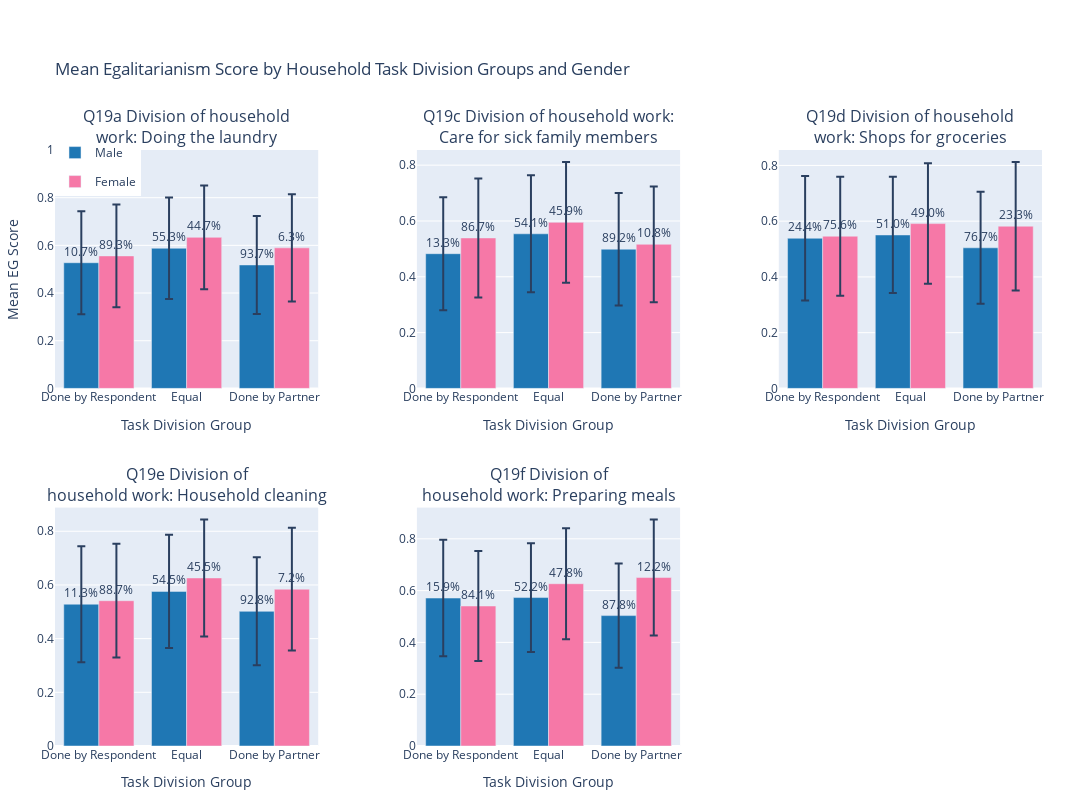

This figure's notebook cell:
### Code cell
div_vars = ['DIV_HH_LAUND', 'DIV_HH_CARE', 'DIV_HH_GROC', 'DIV_HH_CLEAN', 'DIV_HH_COOK']

def categorize_div_hh(value):
    """Categorize DIV_HH variable into: Done by Respondent, Done by Partner, or Equal"""
    if pd.isna(value):
        return None
    value_str = str(value).strip()
    
    if value_str in ['Always respondent', 'Usually respondent']:
        return 'Done by Respondent'
    elif value_str in ['Always partner', 'Usually partner']:
        return 'Done by Partner'
    elif value_str == 'About equal':
        return 'Equal'
    else:
        return None

analysis_data = composite_data[
    (composite_data['eg_score_norm'].notna()) &
    (composite_data[div_vars].notna().any(axis=1))
].copy()

for var in div_vars:
    analysis_data[f'{var}_group'] = analysis_data[var].apply(categorize_div_hh)

subplot_titles = [format_title(cols_question_mapping.get(var, var)) for var in div_vars]
fig = make_subplots(
    rows=2, cols=3,
    subplot_titles=subplot_titles,
    horizontal_spacing=0.10,
    vertical_spacing=0.20
)

legend_seen = set()

group_colors = {
    'Done by Respondent': '#2E86AB',
    'Done by Partner': '#A23B72',
    'Equal': '#F18F01'
}
for idx, var in enumerate(div_vars):
    if idx < 3:
        row = 1
        col = idx + 1
    else:
        row = 2
        col = idx - 2
    
    var_data = analysis_data[
        (analysis_data[f'{var}_group'].notna()) &
        (analysis_data['eg_score_norm'].notna()) &
        (analysis_data['sex'].isin(['Male', 'Female']))
    ].copy()
    
    if len(var_data) == 0:
        continue
    
    group_stats = var_data.groupby([f'{var}_group', 'sex'])['eg_score_norm'].agg([
        'mean', 'std', 'count'
    ]).reset_index()
    group_stats.columns = ['group', 'sex', 'mean_eg_score', 'std_eg_score', 'count']
    
    total_count = group_stats['count'].sum()
    group_stats['percentage'] = (group_stats['count'] / total_count) * 100
    
    for grp in group_stats['group'].unique():
        grp_total = group_stats[group_stats['group'] == grp]['count'].sum()
        if grp_total > 0:
            group_stats.loc[group_stats['group'] == grp, 'percentage_within_group'] = (
                group_stats.loc[group_stats['group'] == grp, 'count'] / grp_total * 100
            )
        else:
            group_stats.loc[group_stats['group'] == grp, 'percentage_within_group'] = 0
    
    group_order = ['Done by Respondent', 'Equal', 'Done by Partner']
    group_stats = group_stats[group_stats['group'].isin(group_order)]
    group_stats['group'] = pd.Categorical(group_stats['group'], categories=group_order, ordered=True)
    group_stats = group_stats.sort_values(['group', 'sex'])
    
    gender_colors = {
        'Male': '#1f77b4',
        'Female': '#f678a7'
    }
    
    for sex in ['Male', 'Female']:
        sex_data = group_stats[group_stats['sex'] == sex]
        if len(sex_data) == 0:
            continue

        show_legend = sex not in legend_seen
        if show_legend:
            legend_seen.add(sex)

        fig.add_trace(
            go.Bar(
                x=sex_data['group'],
                y=sex_data['mean_eg_score'],
                name=sex,
                showlegend=show_legend,
                legendgroup=sex,
                marker_color=gender_colors[sex],
                error_y=dict(
                    type='data',
                    array=sex_data['std_eg_score'],
                    visible=True
                ),
                text=[f"{p:.1f}%" for p in sex_data['percentage_within_group']],
                textposition='outside',
                hovertemplate=f'<b>{sex} - %{{x}}</b><br>Mean EG Score: %{{y:.3f}}<br>Std: %{{customdata[0]:.3f}}<br>Percentage (within group): %{{customdata[3]:.1f}}%<br>Count: %{{customdata[1]:d}}<extra></extra>',
                customdata=sex_data[['std_eg_score', 'count', 'percentage', 'percentage_within_group']].values
            ),
            row=row, col=col
        )
    
    fig.update_xaxes(title_text="Task Division Group", row=row, col=col, tickangle=0)
    if idx == 0:
        fig.update_yaxes(title_text="Mean EG Score", row=row, col=col)

fig.update_layout(
    title_text=format_title("Mean Egalitarianism Score by Household Task Division Groups and Gender", max_words=100),
    height=800,
    width=2000,
    barmode='group',
    showlegend=True,
    legend=dict(yanchor="top", y=1.02, xanchor="left", x=0),
    yaxis=dict(range=[0, 1]),
    margin=dict(t=150, b=50, l=50, r=50)
)

fig.write_html('images/interactive/div_hh_groups_eg_score.html')
fig.write_image('images/static/div_hh_groups_eg_score.png', width=2000, height=800, scale=2)

print("✓ DIV_HH groups vs EG score plots created")
print(f"✓ Saved: images/static/div_hh_groups_eg_score.png")
print(f"✓ Saved: images/interactive/div_hh_groups_eg_score.html")

print("\n=== Summary Statistics: Mean EG Score by Task Division Group and Gender ===")
for var in div_vars:
    var_data = analysis_data[
        (analysis_data[f'{var}_group'].notna()) &
        (analysis_data['eg_score_norm'].notna()) &
        (analysis_data['sex'].isin(['Male', 'Female']))
    ].copy()
    
    if len(var_data) > 0:
        summary = var_data.groupby([f'{var}_group', 'sex'])['eg_score_norm'].agg([
            'mean', 'std', 'count'
        ]).round(3)
        print(f"\n{cols_question_mapping.get(var, var)}:")
        print(summary)

fig.show()

### Figure 1 — Plotly figure (JSON) as saved in the notebook; plotly's stock layout.template omitted (floating-point values rounded to 4 significant figures)
{"data": [{"customdata": [[0.2163, 4804.0, 5.238, 10.68], [0.2126, 7138.0, 7.782, 55.29], [0.2057, 31670.0, 34.53, 93.68]], "error_y": {"array": [0.2163, 0.2126, 0.2057], "type": "data", "visible": true}, "hovertemplate": "<b>Male - %{x}</b><br>Mean EG Score: %{y:.3f}<br>Std: %{customdata[0]:.3f}<br>Percentage (within group): %{customdata[3]:.1f}%<br>Count: %{customdata[1]:d}<extra></extra>", "legendgroup": "Male", "marker": {"color": "#1f77b4"}, "name": "Male", "showlegend": true, "text": ["10.7%", "55.3%", "93.7%"], "textposition": "outside", "type": "bar", "x": ["Done by Respondent", "Equal", "Done by Partner"], "xaxis": "x", "y": [0.5272, 0.5879, 0.5178], "yaxis": "y"}, {"customdata": [[0.2155, 40200.0, 43.82, 89.32], [0.2175, 5773.0, 6.294, 44.71], [0.2254, 2138.0, 2.331, 6.324]], "error_y": {"array": [0.2155, 0.2175, 0.2254], "type": "data", "visible": true}, "hovertemplate": "<b>Female - %{x}</b><br>Mean EG Score: %{y:.3f}<br>Std: %{customdata[0]:.3f}<br>Percentage (within group): %{customdata[3]:.1f}%<br>Count: %{customdata[1]:d}<extra></extra>", "legendgroup": "Female", "marker": {"color": "#f678a7"}, "name": "Female", "showlegend": true, "text": ["89.3%", "44.7%", "6.3%"], "textposition": "outside", "type": "bar", "x": ["Done by Respondent", "Equal", "Done by Partner"], "xaxis": "x", "y": [0.5557, 0.6337, 0.5895], "yaxis": "y"}, {"customdata": [[0.2023, 3705.0, 4.61, 13.32], [0.2097, 19260.0, 23.97, 54.09], [0.2015, 15110.0, 18.8, 89.16]], "error_y": {"array": [0.2023, 0.2097, 0.2015], "type": "data", "visible": true}, "hovertemplate": "<b>Male - %{x}</b><br>Mean EG Score: %{y:.3f}<br>Std: %{customdata[0]:.3f}<br>Percentage (within group): %{customdata[3]:.1f}%<br>Count: %{customdata[1]:d}<extra></extra>", "legendgroup": "Male", "marker": {"color": "#1f77b4"}, "name": "Male", "showlegend": false, "text": ["13.3%", "54.1%", "89.2%"], "textposition": "outside", "type": "bar", "x": ["Done by Respondent", "Equal", "Done by Partner"], "xaxis": "x2", "y": [0.4828, 0.554, 0.4989], "yaxis": "y2"}, {"customdata": [[0.2133, 24110.0, 30.0, 86.68], [0.2165, 16350.0, 20.34, 45.91], [0.2073, 1837.0, 2.286, 10.84]], "error_y": {"array": [0.2133, 0.2165, 0.2073], "type": "data", "visible": true}, "hovertemplate": "<b>Female - %{x}</b><br>Mean EG Score: %{y:.3f}<br>Std: %{customdata[0]:.3f}<br>Percentage (within group): %{customdata[3]:.1f}%<br>Count: %{customdata[1]:d}<extra></extra>", "legendgroup": "Female", "marker": {"color": "#f678a7"}, "name": "Female", "showlegend": false, "text": ["86.7%", "45.9%", "10.8%"], "textposition": "outside", "type": "bar", "x": ["Done by Respondent", "Equal", "Done by Partner"], "xaxis": "x2", "y": [0.5392, 0.5951, 0.5164], "yaxis": "y2"}, {"customdata": [[0.2231, 8132.0, 8.766, 24.44], [0.2086, 18900.0, 20.37, 51.04], [0.2008, 17230.0, 18.57, 76.69]], "error_y": {"array": [0.2231, 0.2086, 0.2008], "type": "data", "visible": true}, "hovertemplate": "<b>Male - %{x}</b><br>Mean EG Score: %{y:.3f}<br>Std: %{customdata[0]:.3f}<br>Percentage (within group): %{customdata[3]:.1f}%<br>Count: %{customdata[1]:d}<extra></extra>", "legendgroup": "Male", "marker": {"color": "#1f77b4"}, "name": "Male", "showlegend": false, "text": ["24.4%", "51.0%", "76.7%"], "textposition": "outside", "type": "bar", "x": ["Done by Respondent", "Equal", "Done by Partner"], "xaxis": "x3", "y": [0.5387, 0.5505, 0.5044], "yaxis": "y3"}, {"customdata": [[0.2135, 25150.0, 27.11, 75.56], [0.2162, 18130.0, 19.54, 48.96], [0.2307, 5235.0, 5.643, 23.31]], "error_y": {"array": [0.2135, 0.2162, 0.2307], "type": "data", "visible": true}, "hovertemplate": "<b>Female - %{x}</b><br>Mean EG Score: %{y:.3f}<br>Std: %{customdata[0]:.3f}<br>Percentage (within group): %{customdata[3]:.1f}%<br>Count: %{customdata[1]:d}<extra></extra>", "legendgroup": "Female", "marker": {"color": "#f678a7"}, "name": "Female", "showlegend": false, "text": ["75.6%", "49.0%", "23.3%"], "textposition": "outside", "type": "bar", "x": ["Done by Respondent", "Equal", "Done by Partner"], "xaxis": "x3", "y": [0.546, 0.5912, 0.5819], "yaxis": "y3"}, {"customdata": [[0.216, 4333.0, 4.84, 11.31], [0.2112, 13100.0, 14.64, 54.5], [0.2012, 25210.0, 28.16, 92.84]], "error_y": {"array": [0.216, 0.2112, 0.2012], "type": "data", "visible": true}, "hovertemplate": "<b>Male - %{x}</b><br>Mean EG Score: %{y:.3f}<br>Std: %{customdata[0]:.3f}<br>Percentage (within group): %{customdata[3]:.1f}%<br>Count: %{customdata[1]:d}<extra></extra>", "legendgroup": "Male", "marker": {"color": "#1f77b4"}, "name": "Male", "showlegend": false, "text": ["11.3%", "54.5%", "92.8%"], "textposition": "outside", "type": "bar", "x": ["Done by Respondent", "Equal", "Done by Partner"], "xaxis": "x4", "y": [0.5283, 0.5761, 0.5018], "yaxis": "y4"}, {"customdata": [[0.212, 33990.0, 37.97, 88.69], [0.2177, 10940.0, 12.22, 45.5], [0.2286, 1944.0, 2.171, 7.158]], "error_y": {"array": [0.212, 0.2177, 0.2286], "type": "data", "visible": true}, "hovertemplate": "<b>Female - %{x}</b><br>Mean EG Score: %{y:.3f}<br>Std: %{customdata[0]:.3f}<br>Percentage (within group): %{customdata[3]:.1f}%<br>Count: %{customdata[1]:d}<extra></extra>", "legendgroup": "Female", "marker": {"color": "#f678a7"}, "name": "Female", "showlegend": false, "text": ["88.7%", "45.5%", "7.2%"], "textposition": "outside", "type": "bar", "x": ["Done by Respondent", "Equal", "Done by Partner"], "xaxis": "x4", "y": [0.5413, 0.6261, 0.584], "yaxis": "y4"}, {"customdata": [[0.2246, 6640.0, 7.2, 15.92], [0.2102, 10300.0, 11.16, 52.18], [0.2013, 27020.0, 29.3, 87.77]], "error_y": {"array": [0.2246, 0.2102, 0.2013], "type": "data", "visible": true}, "hovertemplate": "<b>Male - %{x}</b><br>Mean EG Score: %{y:.3f}<br>Std: %{customdata[0]:.3f}<br>Percentage (within group): %{customdata[3]:.1f}%<br>Count: %{customdata[1]:d}<extra></extra>", "legendgroup": "Male", "marker": {"color": "#1f77b4"}, "name": "Male", "showlegend": false, "text": ["15.9%", "52.2%", "87.8%"], "textposition": "outside", "type": "bar", "x": ["Done by Respondent", "Equal", "Done by Partner"], "xaxis": "x5", "y": [0.5713, 0.5731, 0.5035], "yaxis": "y5"}, {"customdata": [[0.2128, 35070.0, 38.03, 84.08], [0.2142, 9434.0, 10.23, 47.82], [0.2241, 3766.0, 4.083, 12.23]], "error_y": {"array": [0.2128, 0.2142, 0.2241], "type": "data", "visible": true}, "hovertemplate": "<b>Female - %{x}</b><br>Mean EG Score: %{y:.3f}<br>Std: %{customdata[0]:.3f}<br>Percentage (within group): %{customdata[3]:.1f}%<br>Count: %{customdata[1]:d}<extra></extra>", "legendgroup": "Female", "marker": {"color": "#f678a7"}, "name": "Female", "showlegend": false, "text": ["84.1%", "47.8%", "12.2%"], "textposition": "outside", "type": "bar", "x": ["Done by Respondent", "Equal", "Done by Partner"], "xaxis": "x5", "y": [0.5406, 0.6266, 0.6503], "yaxis": "y5"}], "layout": {"annotations": [{"font": {"size": 16}, "showarrow": false, "text": "Q19a Division of household<br>work: Doing the laundry", "x": 0.1333, "xanchor": "center", "xref": "paper", "y": 1, "yanchor": "bottom", "yref": "paper"}, {"font": {"size": 16}, "showarrow": false, "text": "Q19c Division of household work:<br>Care for sick family members", "x": 0.5, "xanchor": "center", "xref": "paper", "y": 1, "yanchor": "bottom", "yref": "paper"}, {"font": {"size": 16}, "showarrow": false, "text": "Q19d Division of household<br>work: Shops for groceries", "x": 0.8667, "xanchor": "center", "xref": "paper", "y": 1, "yanchor": "bottom", "yref": "paper"}, {"font": {"size": 16}, "showarrow": false, "text": "Q19e Division of<br>household work: Household cleaning", "x": 0.1333, "xanchor": "center", "xref": "paper", "y": 0.4, "yanchor": "bottom", "yref": "paper"}, {"font": {"size": 16}, "showarrow": false, "text": "Q19f Division of<br>household work: Preparing meals", "x": 0.5, "xanchor": "center", "xref": "paper", "y": 0.4, "yanchor": "bottom", "yref": "paper"}], "barmode": "group", "height": 800, "legend": {"x": 0, "xanchor": "left", "y": 1.02, "yanchor": "top"}, "margin": {"b": 50, "l": 50, "r": 50, "t": 150}, "showlegend": true, "title": {"text": "Mean Egalitarianism Score by Household Task Division Groups and Gender"}, "width": 2000, "xaxis": {"anchor": "y", "domain": [0, 0.2667], "tickangle": 0, "title": {"text": "Task Division Group"}}, "xaxis2": {"anchor": "y2", "domain": [0.3667, 0.6333], "tickangle": 0, "title": {"text": "Task Division Group"}}, "xaxis3": {"anchor": "y3", "domain": [0.7333, 1], "tickangle": 0, "title": {"text": "Task Division Group"}}, "xaxis4": {"anchor": "y4", "domain": [0, 0.2667], "tickangle": 0, "title": {"text": "Task Division Group"}}, "xaxis5": {"anchor": "y5", "domain": [0.3667, 0.6333], "tickangle": 0, "title": {"text": "Task Division Group"}}, "xaxis6": {"anchor": "y6", "domain": [0.7333, 1]}, "yaxis": {"anchor": "x", "domain": [0.6, 1], "range": [0, 1], "title": {"text": "Mean EG Score"}}, "yaxis2": {"anchor": "x2", "domain": [0.6, 1]}, "yaxis3": {"anchor": "x3", "domain": [0.6, 1]}, "yaxis4": {"anchor": "x4", "domain": [0, 0.4]}, "yaxis5": {"anchor": "x5", "domain": [0, 0.4]}, "yaxis6": {"anchor": "x6", "domain": [0, 0.4]}}}
